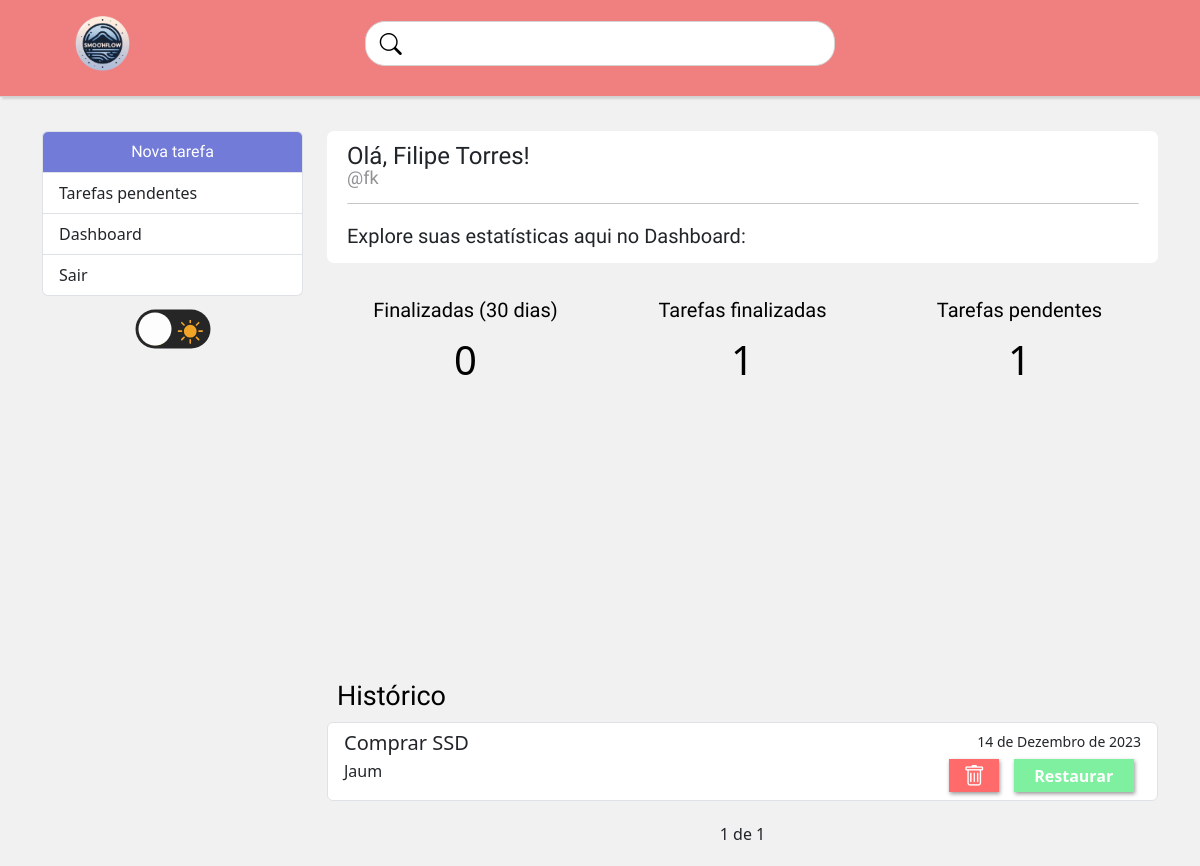
The page /dashboard/ (signed in) on the database as committed earlier.
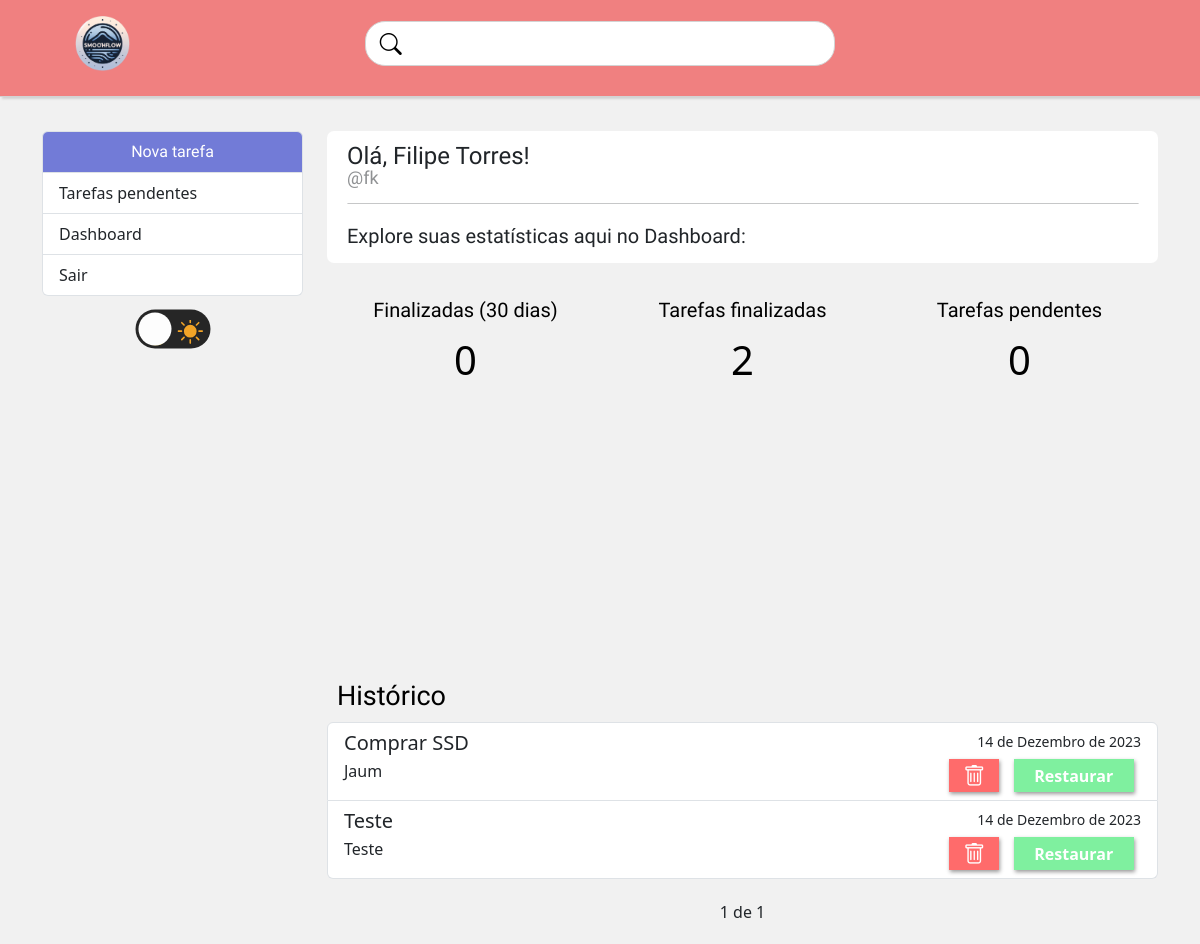
The same page on the database as committed later.
### tarefas/models.py (models this page shows, shortened)
class Tarefas(models.Model):
    STATUS=(
        ('doing', 'Doing'),
        ('done', 'Done'),
    )
    titulo = models.CharField(max_length=100, null=False, blank=False)
    descricao = models.CharField(max_length=150)
    done = models.CharField(
        max_length=5,
        choices=STATUS,
    )
    user = models.ForeignKey(get_user_model(), on_delete=models.CASCADE)
    criado_em = models.DateField(auto_now_add=True, null=False, blank=False)
    atualizado_em = models.DateTimeField(auto_now=True)
    termino = models.DateField(null=False, blank=False)
    finalizado_em = models.DateField(null=True, blank=True)

### tarefas/views.py (the view)
# urls.py: path('dashboard/', perfilUser, name='perfilUser'),
@login_required(login_url='/auth/login/')
def perfilUser(request):
    tarefasRecentes = Tarefas.objects.filter(done='done', user=request.user, atualizado_em__gt=datetime.now()-timedelta(days=30)).count()
    tarefasFeitas = Tarefas.objects.filter(done='done', user=request.user).count()
    tarefasPendentes = Tarefas.objects.filter(done='doing', user=request.user).count()
    '''Código para listar tarefas do histórico'''
    search = request.GET.get('search')
    if search:
        tarefas_lista = Tarefas.objects.filter(titulo__icontains=search, done='done', user=request.user)
        paginator = Paginator(tarefas_lista, 5)
        page = request.GET.get('page')
        tarefas = paginator.get_page(page)
    else:
        tarefas_lista = Tarefas.objects.filter(done='done').order_by('termino').filter(user=request.user)
        paginator = Paginator(tarefas_lista, 5)
        page = request.GET.get('page')
        tarefas = paginator.get_page(page)
    return render(request, "tarefas/perfilUser.html", {"tarefas": tarefas, 'tarefasRecentes': tarefasRecentes, 'tarefasFeitas': tarefasFeitas, 'tarefasPendentes': tarefasPendentes})

### tarefas/templates/tarefas/perfilUser.html (shortened to what this page needs)
{% extends "base.html" %}
{% block content %}
<div class="col-md-9">
    <div class="user-description">
        <span class="username">Olá, {{ user.first_name }}!</span>
        <span class="user">@{{ user }}</span>
        <hr>
        <h3 class="texto-user">Explore suas estatísticas aqui no Dashboard:</h3>
    </div>
    <div class="container dashboard">
        <div class="row">
            <div class="col-4 dashboard-box">
                <h4>Finalizadas (30 dias)</h4>
                <span>{{ tarefasRecentes }}</span>
            </div>
            <div class="col-4 dashboard-box">
                <h4>Tarefas finalizadas</h4>
                <span>{{ tarefasFeitas }}</span>
            </div>
            <div class="col-4 dashboard-box">
                <h4>Tarefas pendentes</h4>
                <span>{{ tarefasPendentes }}</span>
            </div>
        </div>
    </div>
    <div id="donutchart"></div>
    <h1 class="tituloHistorico">Histórico</h1>
    {% if tarefas %}
        <ul class="list-group" id="item-tarefa">
            {% for tarefa in tarefas %}
                <li class="list-group-item lista-de-tarefas">
                    <div class="d-flex w-100 justify-content-between">
                            <h5 class="mb-1" >{{ tarefa.titulo }}</h5>
                            <small class="tempoRestante">{{ tarefa.finalizado_em }}</small>
                    </div>
                    <div class="d-flex w-100 justify-content-between">
                        <p class="mb-1">{{ tarefa.descricao|default:"-" }}</p>
                        <div class="col-5 col-sm-4 col-lg-3 botoes-controle">
                            <a href="deleta/{{ tarefa.id }}" class="botao-deleta"><i class="bi bi-trash"></i></a>
                            <a href="mudastatus/{{ tarefa.id }}" class="botao-restaurar">Restaurar</a>
                        </div>
                    </div>
                </li>
            {% endfor %}
        </ul>
        <div class="pagina">
            <span class="step-list">
                <span class="sessaoAtual">
                    {{ tarefas.number }} de {{ tarefas.paginator.num_pages }}
                </span>
            </span>
        </div>
        {% else %}
            <p id="mesagemSemTarefas">Sem tarefas concluidas</p>
    {% endif %}
</div>
{% endblock %}

### tarefas/templates/base.html (shortened to what this page needs)
{% load static %}
<!DOCTYPE html>
<html lang="pt-br">
<head>
    <link rel="stylesheet" href="{% static 'css/style.css' %}">
    <link href="https://cdn.jsdelivr.net/npm/bootstrap@5.3.2/dist/css/bootstrap.min.css" rel="stylesheet">
    <link rel="stylesheet" href="https://cdn.jsdelivr.net/npm/bootstrap-icons@1.11.1/font/bootstrap-icons.css">
</head>
<body class="tema-claro">
    <nav class="navbar" id="BarraNavegacao">
        <div class="container-fluid nav-content nav-content">
            <div class="col-2 col-sm-2 brand-content">
                <a class="navbar-brand" href="{% url 'home' %}">
                    <img src="{% static 'imgs/logo.png'%}" alt="Logo SmoothFlow" width="55" height="55">
                </a>
            </div>
            <div class="col-8  search-content">
                <form class="search-bar" role="search" method="GET">
                    <input class="input-search" type="text" name='search' value="{{ request.GET.search }}">
                    <button class="button-search" value="submit"><i class="bi bi-search"></i></button>
                </form>
            </div>
        </div>
    </nav>
    <div class="container mt-4">
        <div class="row">
            <div class="col-md-3 d-none d-md-block">
                <div class="list-group">
                    <a href="#" class="list-group-item list-group-item-action" id="botao-cadastro" onclick="abrirCadastro()">Nova tarefa</a>
                    <a href="{% url 'home' %}" class="list-group-item list-group-item-action item-de-menu">Tarefas pendentes</a>
                    <a href="/dashboard" class="list-group-item list-group-item-action item-de-menu">Dashboard</a>
                    <a href="/auth/logout" class="list-group-item list-group-item-action item-de-menu">Sair</a>
                </div>
                <div class="botao-temaEscuro">
                    <label class="label-temaEscuro" for="temaEscuro">
                        <i></i>
                          <i></i>
                          <div class="ball"></div>
                    </label>
                </div>
            </div>
            {% block content %}
            {% endblock %}
        </div>
    </div>
</body>
</html>

### static/css/style.css (style rules this page uses)
* { padding: 0; margin: 0; }
.tema-claro { background-color: #f1f1f1; transition: background 0.2s linear; }
i { font-weight: 400; font-size: 22px; }
.user-description { width: 100%; height: auto; background-color: white; display: flex; justify-content: center; align-items: flex-start; flex-direction: column; padding: 7px 20px; border-radius: 7px; margin-bottom: 15px; }
.user-description .username { font-size: x-large; font-family: 'Sarala', sans-serif; }
.user-description .user { font-size: large; font-family: 'Sarala', sans-serif; margin-top: -10px; opacity: 0.5; }
.user-description .texto-user { margin-top: 0px; font-size: 20px; font-family: 'Sarala', sans-serif; }
hr { position: relative; top: -4px; left: 50%; transform: translateX(-50%); background-color: rgba(0, 0, 0, 0.312); width: 100%; height: 0.1px; }
nav { background-color: #f08080; top: -10px; border-bottom: 1px solid lightgray; box-shadow: 2px 2px 2px lightgray; }
.nav-content { width: 100%; height: 90px; }
.brand-content { display: flex; justify-content: center; }
.search-bar { position: relative; width: 60%; display: block; margin: auto; height: 100%; }
.input-search { height: 45px; width: 100%; border-radius: 20px; padding-left: 42px; font-family: 'Sarala', sans-serif; font-weight: 400; font-size: 15px; color: rgb(78, 78, 78); background-color: #fff; border: 1px solid lightgray; overflow: hidden; }
.button-search { position: absolute; left: 15px; top: 15%; background-color: transparent; border: none; }
.list-group .item-de-menu { background-color: white; }
#botao-cadastro { background-color: #727BD7; display: flex; justify-content: center; align-items: center; color: white; font-family: "Righteous", sans-serif; font-weight: 400; transition: 0.1s; }
.botoes-controle { display: flex; flex-direction: row; justify-content: space-around; width: 20%; }
.botao-deleta { display: flex; background-color: #FF6B6B; color: white; border: none; width: 25%; justify-content: center; align-items: center; box-shadow: 1px 2px 4px rgba(0, 0, 0, 0.401); transition: 0.4s; }
.botao-restaurar { display: flex; background-color: #7FF09F; color: white; font-weight: 600; text-decoration: none; border: none; width: 60%; justify-content: center; align-items: center; box-shadow: 1px 2px 4px rgba(0, 0, 0, 0.401); transition: 0.4s; }
.botao-temaEscuro { display: flex; align-items: center; justify-content: center; margin-top: 20px; opacity: .9; }
.label-temaEscuro { background-color: #111; border-radius: 50px; cursor: pointer; display: flex; align-items: center; justify-content: space-between; padding: 5px; position: relative; height: 26px; width: 50px; transform: scale(1.5); }
.label-temaEscuro .ball { background-color: #fff; border-radius: 50%; position: absolute; top: 2px; left: 2px; height: 22px; width: 22px; transform: translateX(0px); transition: transform 0.2s linear; }
.pagina { margin-top: 21px; margin-bottom: 20px; display: flex; justify-content: center; align-items: center; }
.tituloHistorico { font-size: 27px; margin: 10px; font-family: 'Righteous', sans-serif; color: black; font-weight: 400; }
.dashboard { padding: 0; width: 100%; display: block; margin-bottom: 0px; }
.dashboard h4 { font-size: 20px; font-family: 'Righteous', sans-serif; }
.dashboard span { font-size: 40px; display: block; width: 100%; }
.dashboard-box { float: left; color: black; padding: 20px; box-sizing: border-box; text-align: center; }
#donutchart { max-width: 100%; height: 300px; display: block; margin: 0 auto; margin-top: -40px; }
@media (min-width: 720px ) and (max-width: 1350px) { .botoes-controle { width: 30%; height: 33px; } }
html { scroll-behavior: smooth; }

Rows that differ between the two databases and show on the page:
now on this page (row edited): Tarefas: titulo "Teste", finalizado_em "14 de Dezembro de 2023", descricao "Teste"
Other text that changed with them:
{{ tarefasFeitas }}: "1" → "2"
{{ tarefasPendentes }}: "1" → "0"
